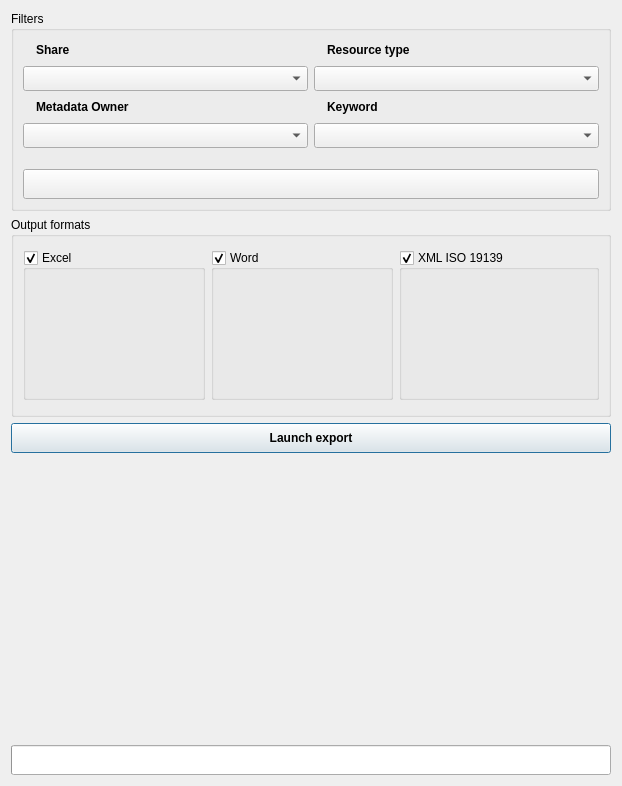
      <widget class="QWidget" name="tab_export">
       <attribute name="icon">
        <iconset resource="../../../resources.qrc">
         <normaloff>:/IsogeoToOffice/resources/export/download.svg</normaloff>:/IsogeoToOffice/resources/export/download.svg</iconset>
       </attribute>
       <attribute name="title">
        <string>Export</string>
       </attribute>
       <layout class="QVBoxLayout" name="verticalLayout_3">
        <item>
         <widget class="QGroupBox" name="grp_filters">
          <property name="minimumSize">
           <size>
            <width>550</width>
            <height>150</height>
           </size>
          </property>
          <property name="maximumSize">
           <size>
            <width>600</width>
            <height>200</height>
           </size>
          </property>
          <property name="autoFillBackground">
           <bool>false</bool>
          </property>
          <property name="title">
           <string>Filters</string>
          </property>
          <property name="alignment">
           <set>Qt::AlignLeading|Qt::AlignLeft|Qt::AlignTop</set>
          </property>
          <layout class="QGridLayout" name="gridLayout_5">
           <item row="2" column="1">
            <widget class="QPushButton" name="btn_reinit_2">
             <property name="minimumSize">
              <size>
               <width>33</width>
               <height>30</height>
              </size>
             </property>
             <property name="maximumSize">
              <size>
               <width>16777215</width>
               <height>16777215</height>
              </size>
             </property>
             <property name="cursor">
              <cursorShape>PointingHandCursor</cursorShape>
             </property>
             <property name="toolTip">
              <string>Reset search form</string>
             </property>
             <property name="autoFillBackground">
              <bool>true</bool>
             </property>
             <property name="text">
              <string/>
             </property>
             <property name="icon">
              <iconset resource="../../../resources.qrc">
               <normaloff>:/IsogeoToOffice/resources/export/undo.svg</normaloff>:/IsogeoToOffice/resources/export/undo.svg</iconset>
             </property>
             <property name="iconSize">
              <size>
               <width>18</width>
               <height>18</height>
              </size>
             </property>
             <property name="autoDefault">
              <bool>false</bool>
             </property>
             <property name="default">
              <bool>false</bool>
             </property>
             <property name="flat">
              <bool>false</bool>
             </property>
            </widget>
           </item>
           <item row="0" column="1">
            <layout class="QHBoxLayout" name="lyt_advc_search_2">
             <item>
              <layout class="QVBoxLayout" name="lyt_vert_filters_left_2">
               <item>
                <layout class="QVBoxLayout" name="lyt_vert_share_2">
                 <item>
                  <layout class="QHBoxLayout" name="horizontalLayout_4">
                   <item>
                    <widget class="QLabel" name="ico_share_2">
                     <property name="maximumSize">
                      <size>
                       <width>18</width>
                       <height>18</height>
                      </size>
                     </property>
                     <property name="text">
                      <string/>
                     </property>
                     <property name="pixmap">
                      <pixmap resource="../../../resources.qrc">:/IsogeoToOffice/resources/share-alt.svg</pixmap>
                     </property>
                     <property name="scaledContents">
                      <bool>true</bool>
                     </property>
                    </widget>
                   </item>
                   <item>
                    <widget class="QLabel" name="lbl_share_2">
                     <property name="minimumSize">
                      <size>
                       <width>110</width>
                       <height>20</height>
                      </size>
                     </property>
                     <property name="font">
                      <font>
                       <weight>75</weight>
                       <bold>true</bold>
                      </font>
                     </property>
                     <property name="text">
                      <string>Share</string>
                     </property>
                    </widget>
                   </item>
                   <item>
                    <spacer name="horizontalSpacer_12">
                     <property name="orientation">
                      <enum>Qt::Horizontal</enum>
                     </property>
                     <property name="sizeHint" stdset="0">
                      <size>
                       <width>48</width>
                       <height>20</height>
                      </size>
                     </property>
                    </spacer>
                   </item>
                  </layout>
                 </item>
                 <item>
                  <widget class="QComboBox" name="cbb_share_2">
                   <property name="minimumSize">
                    <size>
                     <width>250</width>
                     <height>25</height>
                    </size>
                   </property>
                   <property name="maximumSize">
                    <size>
                     <width>350</width>
                     <height>35</height>
                    </size>
                   </property>
                   <property name="cursor">
                    <cursorShape>PointingHandCursor</cursorShape>
                   </property>
                   <property name="autoFillBackground">
                    <bool>true</bool>
                   </property>
                   <property name="insertPolicy">
                    <enum>QComboBox::InsertAlphabetically</enum>
                   </property>
                   <property name="sizeAdjustPolicy">
                    <enum>QComboBox::AdjustToMinimumContentsLengthWithIcon</enum>
                   </property>
                   <property name="minimumContentsLength">
                    <number>50</number>
                   </property>
                  </widget>
                 </item>
                </layout>
               </item>
               <item>
                <layout class="QVBoxLayout" name="lyt_vert_filter_owner_2">
                 <item>
                  <layout class="QHBoxLayout" name="horizontalLayout_6">
                   <item>
                    <widget class="QLabel" name="ico_owner_2">
                     <property name="maximumSize">
                      <size>
                       <width>18</width>
                       <height>18</height>
                      </size>
                     </property>
                     <property name="font">
                      <font>
                       <weight>75</weight>
                       <italic>false</italic>
                       <bold>true</bold>
                      </font>
                     </property>
                     <property name="text">
                      <string/>
                     </property>
                     <property name="pixmap">
                      <pixmap resource="../../../resources.qrc">:/IsogeoToOffice/resources/export/users.svg</pixmap>
                     </property>
                     <property name="scaledContents">
                      <bool>true</bool>
                     </property>
                    </widget>
                   </item>
                   <item>
                    <widget class="QLabel" name="lbl_owner_2">
                     <property name="minimumSize">
                      <size>
                       <width>110</width>
                       <height>20</height>
                      </size>
                     </property>
                     <property name="font">
                      <font>
                       <weight>75</weight>
                       <italic>false</italic>
                       <bold>true</bold>
                      </font>
                     </property>
                     <property name="text">
                      <string>Metadata Owner</string>
                     </property>
                    </widget>
                   </item>
                   <item>
                    <spacer name="horizontalSpacer_4">
                     <property name="orientation">
                      <enum>Qt::Horizontal</enum>
                     </property>
                     <property name="sizeHint" stdset="0">
                      <size>
                       <width>138</width>
                       <height>20</height>
                      </size>
                     </property>
                    </spacer>
                   </item>
                  </layout>
                 </item>
                 <item>
                  <widget class="QComboBox" name="cbb_owner_2">
                   <property name="sizePolicy">
                    <sizepolicy hsizetype="Preferred" vsizetype="Fixed">
                     <horstretch>0</horstretch>
                     <verstretch>0</verstretch>
                    </sizepolicy>
                   </property>
                   <property name="minimumSize">
                    <size>
                     <width>250</width>
                     <height>25</height>
                    </size>
                   </property>
                   <property name="maximumSize">
                    <size>
                     <width>350</width>
                     <height>35</height>
                    </size>
                   </property>
                   <property name="cursor">
                    <cursorShape>PointingHandCursor</cursorShape>
                   </property>
                   <property name="autoFillBackground">
                    <bool>true</bool>
                   </property>
                   <property name="insertPolicy">
                    <enum>QComboBox::InsertAlphabetically</enum>
                   </property>
                   <property name="sizeAdjustPolicy">
                    <enum>QComboBox::AdjustToMinimumContentsLengthWithIcon</enum>
                   </property>
                   <property name="minimumContentsLength">
                    <number>50</number>
                   </property>
                  </widget>
                 </item>
                </layout>
               </item>
              </layout>
             </item>
             <item>
              <layout class="QVBoxLayout" name="lyt_vert_filters_right_2">
               <item>
                <layout class="QVBoxLayout" name="lyt_vert_filter_type_2">
                 <item>
                  <layout class="QHBoxLayout" name="horizontalLayout_7">
                   <item>
                    <widget class="QLabel" name="ico_type_2">
                     <property name="maximumSize">
                      <size>
                       <width>18</width>
                       <height>18</height>
                      </size>
                     </property>
                     <property name="text">
                      <string/>
                     </property>
                     <property name="pixmap">
                      <pixmap resource="../../../resources.qrc">:/IsogeoToOffice/resources/export/asterisk.svg</pixmap>
                     </property>
                     <property name="scaledContents">
                      <bool>true</bool>
                     </property>
                    </widget>
                   </item>
                   <item>
                    <widget class="QLabel" name="lbl_type_2">
                     <property name="minimumSize">
                      <size>
                       <width>110</width>
                       <height>20</height>
                      </size>
                     </property>
                     <property name="font">
                      <font>
                       <weight>75</weight>
                       <bold>true</bold>
                      </font>
                     </property>
                     <property name="text">
                      <string>Resource type</string>
                     </property>
                    </widget>
                   </item>
                   <item>
                    <spacer name="horizontalSpacer_13">
                     <property name="orientation">
                      <enum>Qt::Horizontal</enum>
                     </property>
                     <property name="sizeHint" stdset="0">
                      <size>
                       <width>48</width>
                       <height>20</height>
                      </size>
                     </property>
                    </spacer>
                   </item>
                  </layout>
                 </item>
                 <item>
                  <widget class="QComboBox" name="cbb_type_2">
                   <property name="minimumSize">
                    <size>
                     <width>250</width>
                     <height>25</height>
                    </size>
                   </property>
                   <property name="maximumSize">
                    <size>
                     <width>350</width>
                     <height>35</height>
                    </size>
                   </property>
                   <property name="cursor">
                    <cursorShape>PointingHandCursor</cursorShape>
                   </property>
                   <property name="autoFillBackground">
                    <bool>true</bool>
                   </property>
                   <property name="insertPolicy">
                    <enum>QComboBox::InsertAlphabetically</enum>
                   </property>
                   <property name="sizeAdjustPolicy">
                    <enum>QComboBox::AdjustToMinimumContentsLengthWithIcon</enum>
                   </property>
                   <property name="minimumContentsLength">
                    <number>50</number>
                   </property>
                  </widget>
                 </item>
                </layout>
               </item>
               <item>
                <layout class="QVBoxLayout" name="lyt_vert_filter_keyword_2">
                 <item>
                  <layout class="QHBoxLayout" name="horizontalLayout_8">
                   <item>
                    <widget class="QLabel" name="ico_keyword_2">
                     <property name="maximumSize">
                      <size>
                       <width>18</width>
                       <height>18</height>
                      </size>
                     </property>
                     <property name="font">
                      <font>
                       <weight>75</weight>
                       <italic>false</italic>
                       <bold>true</bold>
                      </font>
                     </property>
                     <property name="text">
                      <string/>
                     </property>
                     <property name="pixmap">
                      <pixmap resource="../../../resources.qrc">:/IsogeoToOffice/resources/export/tag.svg</pixmap>
                     </property>
                     <property name="scaledContents">
                      <bool>true</bool>
                     </property>
                    </widget>
                   </item>
                   <item>
                    <widget class="QLabel" name="lbl_keyword_2">
                     <property name="minimumSize">
                      <size>
                       <width>110</width>
                       <height>20</height>
                      </size>
                     </property>
                     <property name="font">
                      <font>
                       <weight>75</weight>
                       <italic>false</italic>
                       <bold>true</bold>
                      </font>
                     </property>
                     <property name="text">
                      <string>Keyword</string>
                     </property>
                    </widget>
                   </item>
                   <item>
                    <spacer name="horizontalSpacer_5">
                     <property name="orientation">
                      <enum>Qt::Horizontal</enum>
                     </property>
                     <property name="sizeHint" stdset="0">
                      <size>
                       <width>148</width>
                       <height>20</height>
                      </size>
                     </property>
                    </spacer>
                   </item>
                  </layout>
                 </item>
                 <item>
                  <widget class="QComboBox" name="cbb_keyword_2">
                   <property name="sizePolicy">
                    <sizepolicy hsizetype="Preferred" vsizetype="Fixed">
                     <horstretch>0</horstretch>
                     <verstretch>0</verstretch>
                    </sizepolicy>
                   </property>
                   <property name="minimumSize">
                    <size>
                     <width>250</width>
                     <height>25</height>
                    </size>
                   </property>
                   <property name="maximumSize">
                    <size>
                     <width>350</width>
                     <height>35</height>
                    </size>
                   </property>
                   <property name="cursor">
                    <cursorShape>PointingHandCursor</cursorShape>
                   </property>
                   <property name="autoFillBackground">
                    <bool>true</bool>
                   </property>
                   <property name="insertPolicy">
                    <enum>QComboBox::InsertAlphabetically</enum>
                   </property>
                   <property name="sizeAdjustPolicy">
                    <enum>QComboBox::AdjustToMinimumContentsLengthWithIcon</enum>
                   </property>
                   <property name="minimumContentsLength">
                    <number>50</number>
                   </property>
                  </widget>
                 </item>
                </layout>
               </item>
              </layout>
             </item>
            </layout>
           </item>
           <item row="1" column="1">
            <spacer name="verticalSpacer_2">
             <property name="orientation">
              <enum>Qt::Vertical</enum>
             </property>
             <property name="sizeHint" stdset="0">
              <size>
               <width>20</width>
               <height>40</height>
              </size>
             </property>
            </spacer>
           </item>
          </layout>
         </widget>
        </item>
        <item>
         <widget class="QGroupBox" name="grp_formats">
          <property name="minimumSize">
           <size>
            <width>550</width>
            <height>200</height>
           </size>
          </property>
          <property name="maximumSize">
           <size>
            <width>600</width>
            <height>200</height>
           </size>
          </property>
          <property name="autoFillBackground">
           <bool>false</bool>
          </property>
          <property name="title">
           <string>Output formats</string>
          </property>
          <layout class="QVBoxLayout" name="verticalLayout_2">
           <item>
            <layout class="QHBoxLayout" name="lyt_exports_formats_selection_2">
             <item>
              <widget class="QGroupBox" name="chb_output_excel_2">
               <property name="minimumSize">
                <size>
                 <width>50</width>
                 <height>100</height>
                </size>
               </property>
               <property name="maximumSize">
                <size>
                 <width>200</width>
                 <height>150</height>
                </size>
               </property>
               <property name="cursor">
                <cursorShape>PointingHandCursor</cursorShape>
               </property>
               <property name="contextMenuPolicy">
                <enum>Qt::DefaultContextMenu</enum>
               </property>
               <property name="autoFillBackground">
                <bool>false</bool>
               </property>
               <property name="title">
                <string notr="true">Excel</string>
               </property>
               <property name="checkable">
                <bool>true</bool>
               </property>
               <layout class="QGridLayout" name="gridLayout_6">
                <item row="0" column="0">
                 <widget class="QLabel" name="ico_excel_2">
                  <property name="minimumSize">
                   <size>
                    <width>32</width>
                    <height>32</height>
                   </size>
                  </property>
                  <property name="maximumSize">
                   <size>
                    <width>100</width>
                    <height>100</height>
                   </size>
                  </property>
                  <property name="cursor">
                   <cursorShape>PointingHandCursor</cursorShape>
                  </property>
                  <property name="text">
                   <string/>
                  </property>
                  <property name="pixmap">
                   <pixmap resource="../../../resources.qrc">:/IsogeoToOffice/resources/excel.svg</pixmap>
                  </property>
                  <property name="scaledContents">
                   <bool>true</bool>
                  </property>
                  <property name="alignment">
                   <set>Qt::AlignCenter</set>
                  </property>
                  <property name="wordWrap">
                   <bool>false</bool>
                  </property>
                  <property name="indent">
                   <number>-2</number>
                  </property>
                 </widget>
                </item>
               </layout>
              </widget>
             </item>
             <item>
              <widget class="QGroupBox" name="chb_output_word_2">
               <property name="minimumSize">
                <size>
                 <width>50</width>
                 <height>150</height>
                </size>
               </property>
               <property name="maximumSize">
                <size>
                 <width>200</width>
                 <height>150</height>
                </size>
               </property>
               <property name="cursor">
                <cursorShape>PointingHandCursor</cursorShape>
               </property>
               <property name="contextMenuPolicy">
                <enum>Qt::DefaultContextMenu</enum>
               </property>
               <property name="autoFillBackground">
                <bool>false</bool>
               </property>
               <property name="title">
                <string notr="true">Word</string>
               </property>
               <property name="flat">
                <bool>false</bool>
               </property>
               <property name="checkable">
                <bool>true</bool>
               </property>
               <layout class="QGridLayout" name="gridLayout_8">
                <item row="0" column="0">
                 <widget class="QLabel" name="ico_word_2">
                  <property name="minimumSize">
                   <size>
                    <width>32</width>
                    <height>32</height>
                   </size>
                  </property>
                  <property name="maximumSize">
                   <size>
                    <width>100</width>
                    <height>100</height>
                   </size>
                  </property>
                  <property name="cursor">
                   <cursorShape>PointingHandCursor</cursorShape>
                  </property>
                  <property name="text">
                   <string/>
                  </property>
                  <property name="pixmap">
                   <pixmap resource="../../../resources.qrc">:/IsogeoToOffice/resources/word.svg</pixmap>
                  </property>
                  <property name="scaledContents">
                   <bool>true</bool>
                  </property>
                  <property name="alignment">
                   <set>Qt::AlignCenter</set>
                  </property>
                  <property name="wordWrap">
                   <bool>false</bool>
                  </property>
                  <property name="indent">
                   <number>-2</number>
                  </property>
                 </widget>
                </item>
               </layout>
              </widget>
             </item>
             <item>
              <widget class="QGroupBox" name="chb_output_xml_2">
               <property name="minimumSize">
                <size>
                 <width>50</width>
                 <height>100</height>
                </size>
               </property>
               <property name="maximumSize">
                <size>
                 <width>200</width>
                 <height>150</height>
                </size>
               </property>
               <property name="cursor">
                <cursorShape>PointingHandCursor</cursorShape>
               </property>
               <property name="contextMenuPolicy">
                <enum>Qt::DefaultContextMenu</enum>
               </property>
               <property name="autoFillBackground">
                <bool>false</bool>
               </property>
               <property name="title">
                <string notr="true">XML ISO 19139</string>
               </property>
               <property name="checkable">
                <bool>true</bool>
               </property>
               <layout class="QGridLayout" name="gridLayout_9">
                <item row="0" column="0">
                 <widget class="QLabel" name="ico_xml_2">
                  <property name="sizePolicy">
                   <sizepolicy hsizetype="MinimumExpanding" vsizetype="MinimumExpanding">
                    <horstretch>0</horstretch>
                    <verstretch>0</verstretch>
                   </sizepolicy>
                  </property>
                  <property name="minimumSize">
                   <size>
                    <width>32</width>
                    <height>32</height>
                   </size>
                  </property>
                  <property name="maximumSize">
                   <size>
                    <width>100</width>
                    <height>100</height>
                   </size>
                  </property>
                  <property name="font">
                   <font>
                    <strikeout>false</strikeout>
                   </font>
                  </property>
                  <property name="cursor">
                   <cursorShape>PointingHandCursor</cursorShape>
                  </property>
                  <property name="text">
                   <string/>
                  </property>
                  <property name="pixmap">
                   <pixmap resource="../../../resources.qrc">:/IsogeoToOffice/resources/xml.svg</pixmap>
                  </property>
                  <property name="scaledContents">
                   <bool>true</bool>
                  </property>
                  <property name="alignment">
                   <set>Qt::AlignCenter</set>
                  </property>
                  <property name="wordWrap">
                   <bool>true</bool>
                  </property>
                  <property name="indent">
                   <number>-2</number>
                  </property>
                 </widget>
                </item>
               </layout>
              </widget>
             </item>
            </layout>
           </item>
          </layout>
         </widget>
        </item>
        <item>
         <widget class="QPushButton" name="btn_launch_export">
          <property name="sizePolicy">
           <sizepolicy hsizetype="MinimumExpanding" vsizetype="Fixed">
            <horstretch>0</horstretch>
            <verstretch>0</verstretch>
           </sizepolicy>
          </property>
          <property name="minimumSize">
           <size>
            <width>50</width>
            <height>30</height>
           </size>
          </property>
          <property name="maximumSize">
           <size>
            <width>600</width>
            <height>40</height>
           </size>
          </property>
          <property name="font">
           <font>
            <weight>75</weight>
            <bold>true</bold>
           </font>
          </property>
          <property name="cursor">
           <cursorShape>PointingHandCursor</cursorShape>
          </property>
          <property name="toolTip">
           <string>Launch export</string>
          </property>
          <property name="text">
           <string>Launch export</string>
          </property>
          <property name="icon">
           <iconset resource="../../../resources.qrc">
            <normaloff>:/IsogeoToOffice/resources/export/rocket.svg</normaloff>:/IsogeoToOffice/resources/export/rocket.svg</iconset>
          </property>
          <property name="autoDefault">
           <bool>true</bool>
          </property>
          <property name="default">
           <bool>true</bool>
          </property>
         </widget>
        </item>
        <item>
         <spacer name="verticalSpacer">
          <property name="orientation">
           <enum>Qt::Vertical</enum>
          </property>
          <property name="sizeType">
           <enum>QSizePolicy::Expanding</enum>
          </property>
          <property name="sizeHint" stdset="0">
           <size>
            <width>20</width>
            <height>286</height>
           </size>
          </property>
         </spacer>
        </item>
        <item>
         <widget class="QProgressBar" name="pgb_exports">
          <property name="sizePolicy">
           <sizepolicy hsizetype="MinimumExpanding" vsizetype="Fixed">
            <horstretch>0</horstretch>
            <verstretch>0</verstretch>
           </sizepolicy>
          </property>
          <property name="minimumSize">
           <size>
            <width>550</width>
            <height>30</height>
           </size>
          </property>
          <property name="maximumSize">
           <size>
            <width>600</width>
            <height>40</height>
           </size>
          </property>
          <property name="autoFillBackground">
           <bool>true</bool>
          </property>
          <property name="value">
           <number>0</number>
          </property>
          <property name="alignment">
           <set>Qt::AlignBottom|Qt::AlignLeading|Qt::AlignLeft</set>
          </property>
          <property name="textVisible">
           <bool>false</bool>
          </property>
          <property name="invertedAppearance">
           <bool>false</bool>
          </property>
          <property name="textDirection">
           <enum>QProgressBar::BottomToTop</enum>
          </property>
          <property name="format">
           <string notr="true">%p%</string>
          </property>
         </widget>
        </item>
       </layout>
      </widget>
